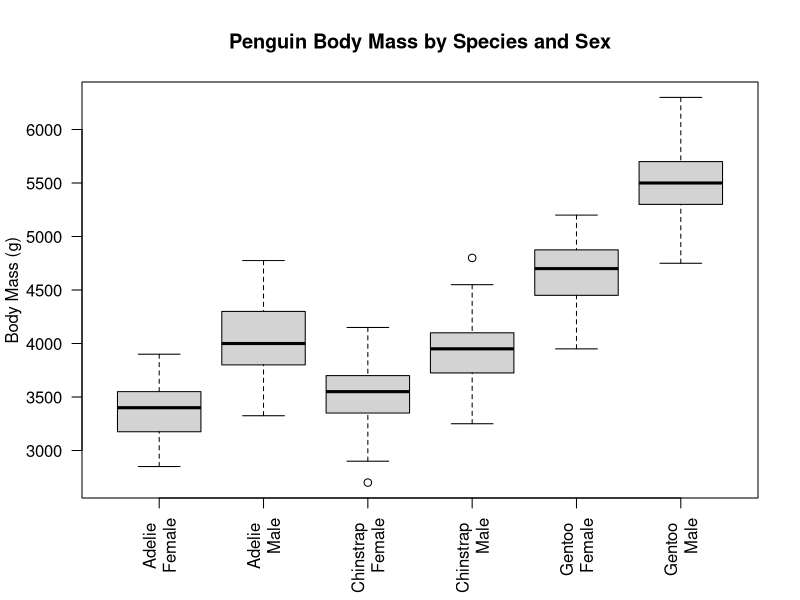

Write R code to recreate this figure.
## ---- chunk 1
require(palmerpenguins)
boxplot(body_mass_g ~ sex * species, data = penguins, 
                      ylab = "Body Mass (g)", xlab = "", las = 2,
                    names = c("Adelie \n Female", "Adelie \n Male", 
                                "Chinstrap \n Female", "Chinstrap \n Male",
                                "Gentoo \n Female", "Gentoo \n Male"),
                      main = "Penguin Body Mass by Species and Sex")
## ---- chunk 2
fit_both <- lm(body_mass_g ~ sex * species, data = penguins)
## ---- chunk 3
summary(fit_both)
## ---- chunk 4
aggregate(body_mass_g ~ sex * species, data = penguins, FUN = mean)
